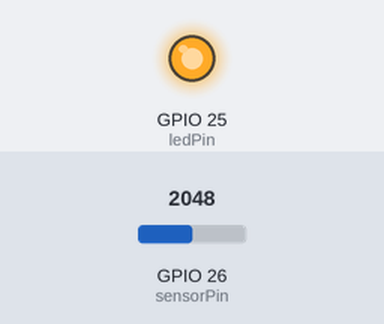
A sketch run on a simulated ESP32. Parts: output pins drawn as LEDs (lit = HIGH). The inputs (shaded band) are chosen by the test bench; at power-on: GPIO 26 (sensorPin) = 2048.

Above: at 1.2 s.
1.3 s: GPIO 26 (sensorPin) set to 2155
At 2.4 s:
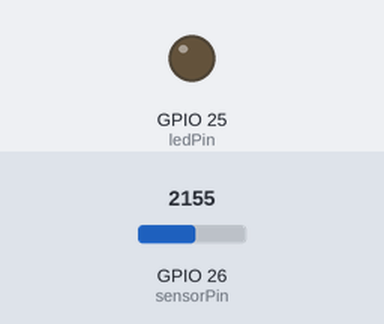
2.8 s: GPIO 26 (sensorPin) set to 2047
At 3.6 s:
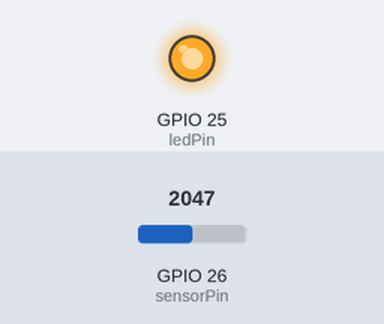
4.3 s: GPIO 26 (sensorPin) set to 2866
At 4.7 s:
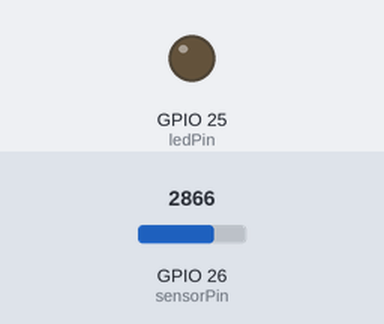
Timing chart, 0 to 7.3 s (numbered marks = the images above; inputs shaded):
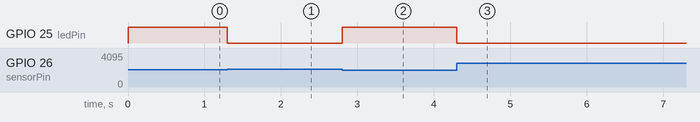

Measured:
- the behaviour switches between 2097 and 2098 on GPIO 26 (sensorPin) (found by bisection; images 0 and 1)
- after the input at 1.3 s, GPIO 25 (ledPin): HIGH → LOW at once
- after the input at 2.8 s, GPIO 25 (ledPin): LOW → HIGH at once
- after the input at 4.3 s, GPIO 25 (ledPin): HIGH → LOW at once

The sketch:

03_PhotoResistor_Connecting.ino
```cpp
/**
 * Interfacing Photoresistor using ESP32
 * By TechMartian
 *
 */

//cosntants for the pins where sensors are plugged into.
const int sensorPin = 26;
const int ledPin = 25;

//Set up some global variables for the light level and initial value.
int lightInit;  // initial value
int lightVal;   // light reading

void setup()
{
  // We'll set up the LED pin to be an output.
  pinMode(ledPin, OUTPUT);
  lightInit = analogRead(sensorPin);
  //we will take a single reading from the light sensor and store it in the lightCal        //variable. This will give us a prelinary value to compare against in the loop
}

void loop()
{

  lightVal = analogRead(sensorPin); // read the current light levels

  //if lightVal is less than our initial reading withing a threshold then it is dark.
  if(lightVal - lightInit < 50)
  {
      digitalWrite (ledPin, HIGH); // turn on light
  }

  //otherwise, it is bright
  else
  {
    digitalWrite (ledPin, LOW); // turn off light
  }

}
```
